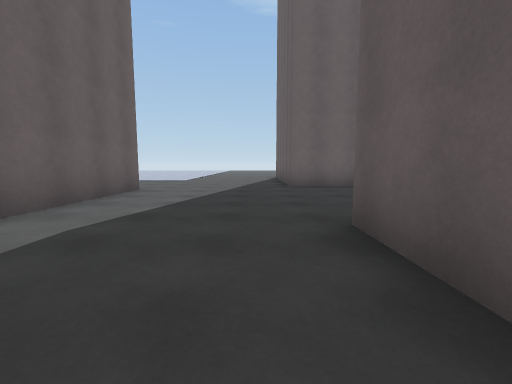
view 1 (above)

16 first-person views from a walk through a 3-D level made in the Unity game engine. The camera is 1.2 m above the floor, tilts 6° down and sees 90° across. The floor is counted in squares, 2 m on a side. Each view is taken from the middle of a square. On the plan, view 1 faces up. The plan holds only what a view shows up to about 9 squares ahead; the rest is blank. The place goes on beyond the plan. The player is left out. Surface patterns are stand-ins for the level's own textures.

view 2
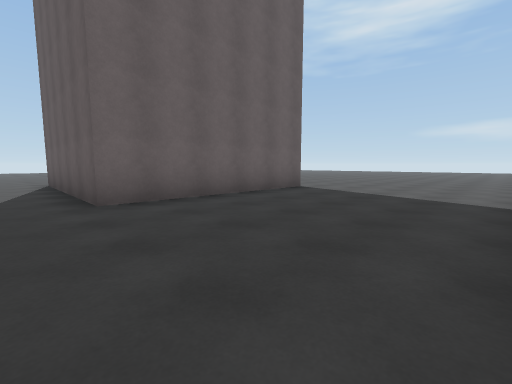

view 3
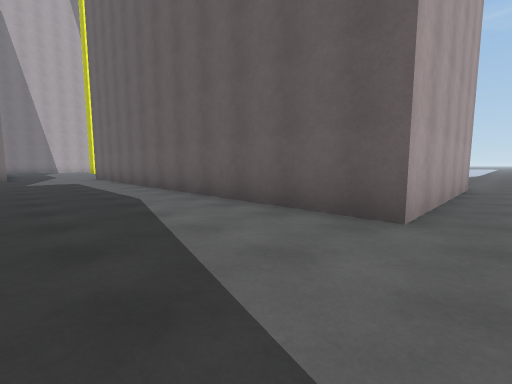

view 4
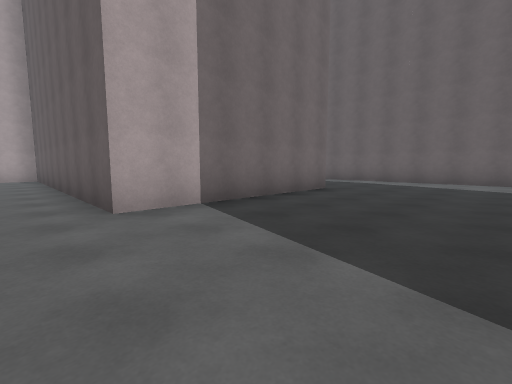

view 5
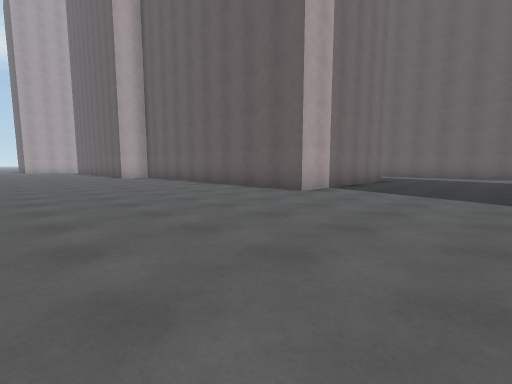

view 6
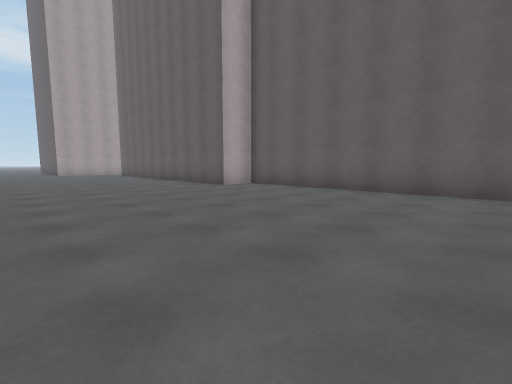

view 7
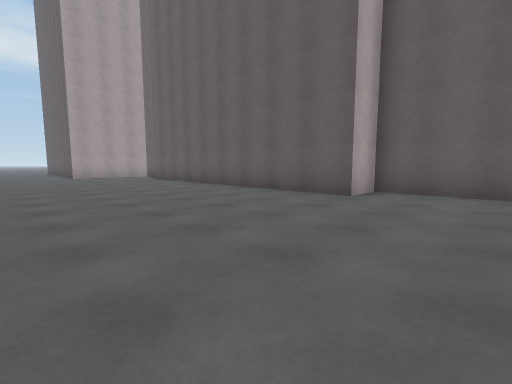

view 8
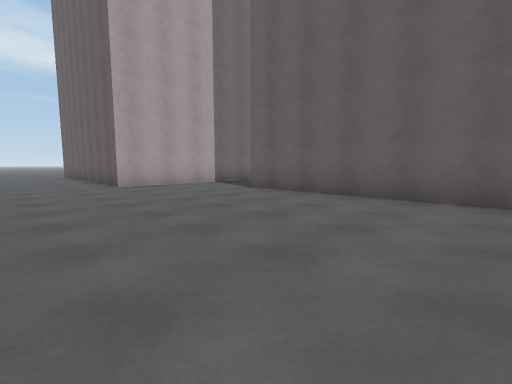

view 9
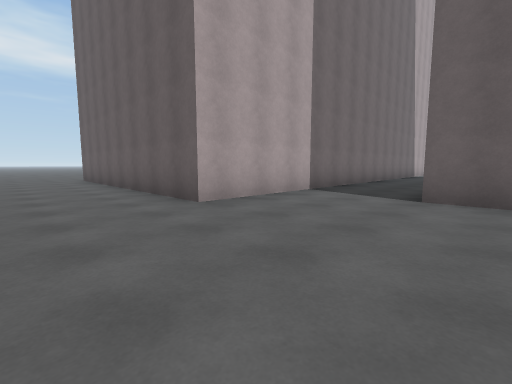

view 10
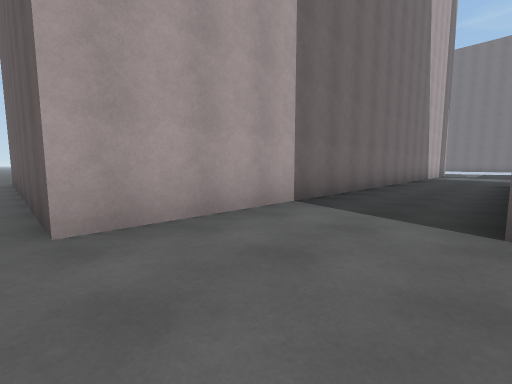

view 11
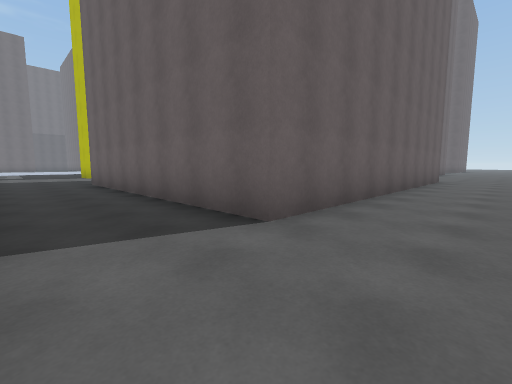

view 12
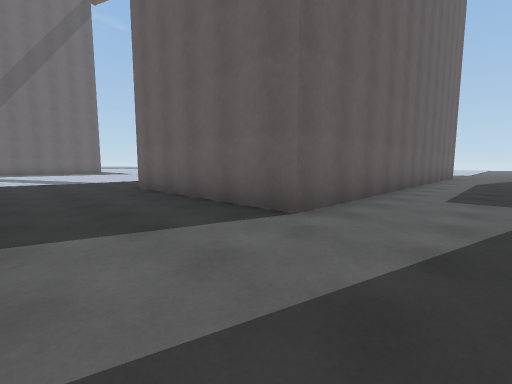

view 13
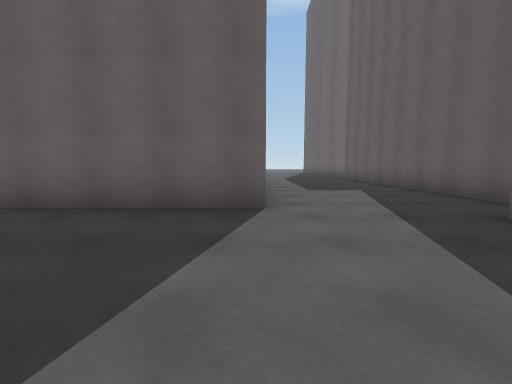

view 14
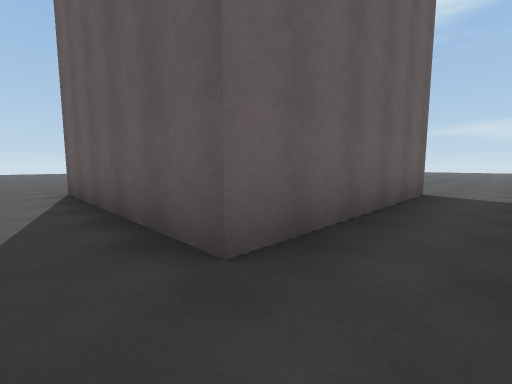

view 15
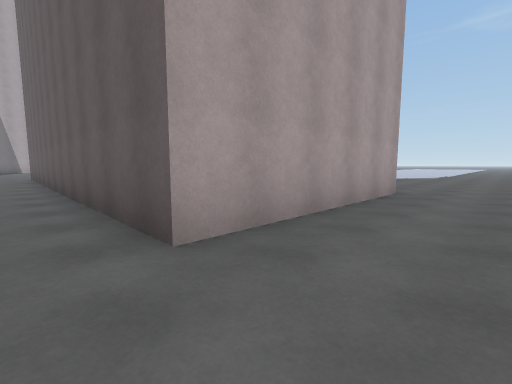

view 16
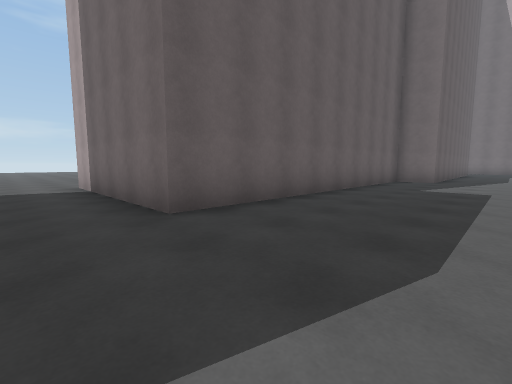

### Floor plan
Points are (right, up) in squares from view 1. A wall is a line through its corners. A room is listed if a view was taken in it or the views show most of it. See-through windows are left out.
Room 1 (views 1, 2, 3, 4, 5, 6, 7, 8, 9, 10, 11, 14, 15, 16)
walls: (1, -5.9) (1, 2.6) (6, 2.6) (6, -6.2) (7.2, -6.2) (7.2, -15) (-0.2, -15); (6.1, 7.3) (1, 7.3) (1, 8.5); (-8, 6.3) (-2.9, 6.3) (-2.9, -5.4); (-0.3, -17.6) (9.7, -17.6) (9.7, -18.5)
ways out: opening at (-9, 7.5) to room 2; opening at (-1.5, -16.5) to room 2; opening at (-1, -6) to room 2
Room 2 (views 12, 13)
walls: (-2.9, -5.4) (-8, -5.4); (-0.2, -7) (-0.2, -6.2) (0.6, -6.2)
ways out: opening at (-9, 7.5) to room 1; opening at (-1.5, -16.5) to room 1; opening at (-1, -6) to room 1

Where each view was taken, in squares from view 1:
view 1: 0 up, 0 right, facing up
view 2: 3 up, 0 right, facing up-right
view 3: 7 up, 0 right, facing down-left
view 4: 6 up, 7 right, facing down-left
view 5: 6 up, 11 right, facing down-left
view 6: 0 up, 12 right, facing down-left
view 7: 4 down, 12 right, facing down-left
view 8: 10 down, 12 right, facing down-left
view 9: 14 down, 12 right, facing down-left
view 10: 15 down, 10 right, facing down-left
view 11: 17 down, 9 right, facing up-left
view 12: 8 down, 1 left, facing up-left
view 13: 9 down, 3 left, facing up
view 14: 6 up, 0 right, facing up-right
view 15: 8 up, 2 left, facing down-left
view 16: 4 up, 2 left, facing down-right
